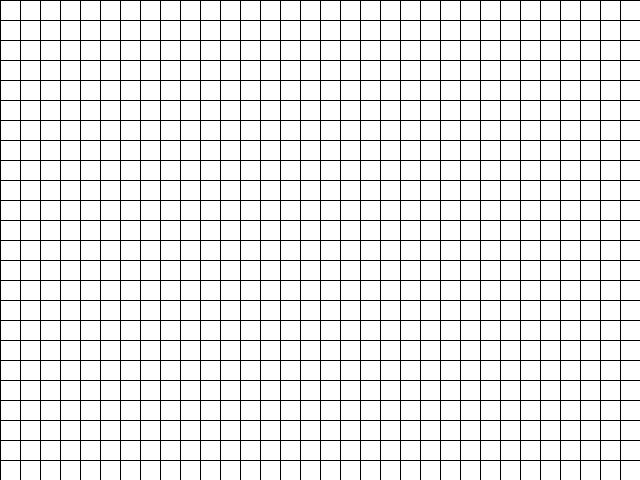
Frame 1 (no input)
Frame 60 (the mouse pressed at the canvas centre just before this capture): identical to frame 1, image omitted
Frame 120 (the mouse held since frame 60 and released just before this capture): identical to frame 1, image omitted

The Processing sketch that drew this single still picture (run headless with seeded random() and noise(); from frame 60 on, the mouse is pressed at the canvas centre):

// Processing sketch: ICM_Help_Week3_ToggleGrid
// ── ICM_Help_Week3_ToggleGrid.pde
int totalRows = 24;
int totalCols = 32;
int totalCells = totalRows*totalCols;

// Size of each cell
int w = 20;

// Array to store on/off state of each cell
// Array to store hover state of each cell
boolean [] onOffs = new boolean[totalCells];
boolean [] hovering = new boolean[totalCells];

void setup() {
  size(640, 480); 

  // Initialize the arrays all to OFF
  for (int i = 0; i < totalCells; i++) {
    onOffs[i] = false;
    hovering[i] = false;
  }
}

void draw() {

  // Iterate through the grid, one row at a time
  for (int thisRow = 0; thisRow < totalRows; thisRow++) {
    for (int thisCol = 0; thisCol < totalCols; thisCol++) {

      //Calculate which cell you're on
      int thisCell = thisRow*totalCols + thisCol;

      //Calculate the top-left corner of the cell in pixels by 
      //multiplying the cell row/col coordinates by the size of the cell
      int thisCellX = thisCol*w;
      int thisCellY = thisRow*w;

      //Check to see if your mouse in inside the cell
      //If so, change the hover state of that cell to TRUE
      if (mouseX > thisCellX && mouseX < thisCellX+w && mouseY > thisCellY && mouseY < thisCellY+w) {        
        hovering[thisCell] = true;

        //Check to see if you've clicked the mouse
        //If so, toggle the on/off state of that cell from OFF to ON or ON to OFF
        if (mousePressed) {
          onOffs[thisCell] = !onOffs[thisCell];
        }
      }
      
      //If the mouse isn't inside the cell, change the hover state of that cell to FALSE
      //You can't just toggle the hover state like the ON/OFF state because the cell will 
      ///flash ON/OFF the whole time the mouse remains inside the cell
      else {
        hovering[thisCell] = false;
      }

      //Fill the cell with black if the mouse is hovering over it or it's been clicked ON
      if (onOffs[thisCell] || hovering[thisCell]) {
        fill(0);
      }
      
      //Otherwise fill it with white
      else {
        fill(255);
      }
      
      //Draw the rectangle
      rect(thisCellX, thisCellY, w, w);
    }
  }
}
